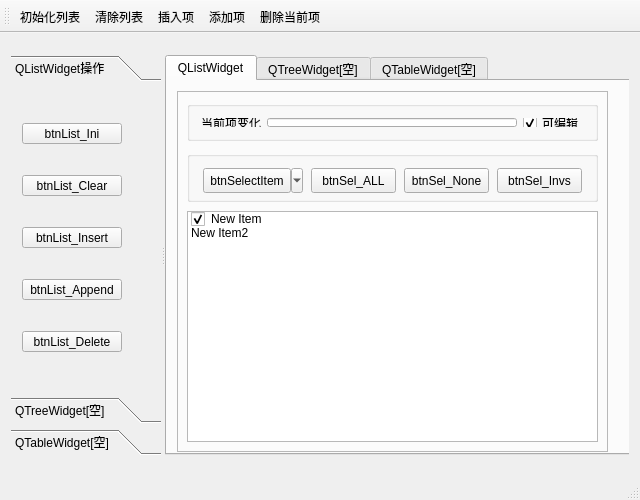
<?xml version="1.0" encoding="UTF-8"?>
<ui version="4.0">
 <class>MainWindow</class>
 <widget class="QMainWindow" name="MainWindow">
  <property name="geometry">
   <rect>
    <x>0</x>
    <y>0</y>
    <width>640</width>
    <height>500</height>
   </rect>
  </property>
  <property name="minimumSize">
   <size>
    <width>640</width>
    <height>500</height>
   </size>
  </property>
  <property name="maximumSize">
   <size>
    <width>643</width>
    <height>500</height>
   </size>
  </property>
  <property name="baseSize">
   <size>
    <width>640</width>
    <height>500</height>
   </size>
  </property>
  <property name="windowTitle">
   <string>MainWindow</string>
  </property>
  <widget class="QWidget" name="centralWidget">
   <layout class="QGridLayout" name="gridLayout">
    <item row="0" column="0">
     <widget class="QSplitter" name="splitter">
      <property name="orientation">
       <enum>Qt::Horizontal</enum>
      </property>
      <widget class="QToolBox" name="toolBox">
       <property name="minimumSize">
        <size>
         <width>150</width>
         <height>0</height>
        </size>
       </property>
       <property name="maximumSize">
        <size>
         <width>150</width>
         <height>16777215</height>
        </size>
       </property>
       <widget class="QWidget" name="page">
        <property name="geometry">
         <rect>
          <x>0</x>
          <y>0</y>
          <width>150</width>
          <height>297</height>
         </rect>
        </property>
        <attribute name="icon">
         <iconset resource="res.qrc">
          <normaloff>:/icons/images/408.bmp</normaloff>:/icons/images/408.bmp</iconset>
        </attribute>
        <attribute name="label">
         <string>QListWidget操作</string>
        </attribute>
        <layout class="QVBoxLayout" name="verticalLayout">
         <item>
          <widget class="QToolButton" name="btnList_Ini">
           <property name="minimumSize">
            <size>
             <width>100</width>
             <height>20</height>
            </size>
           </property>
           <property name="layoutDirection">
            <enum>Qt::LeftToRight</enum>
           </property>
           <property name="text">
            <string>btnList_Ini</string>
           </property>
           <property name="toolButtonStyle">
            <enum>Qt::ToolButtonTextBesideIcon</enum>
           </property>
          </widget>
         </item>
         <item>
          <widget class="QToolButton" name="btnList_Clear">
           <property name="minimumSize">
            <size>
             <width>100</width>
             <height>20</height>
            </size>
           </property>
           <property name="layoutDirection">
            <enum>Qt::LeftToRight</enum>
           </property>
           <property name="text">
            <string>btnList_Clear</string>
           </property>
           <property name="toolButtonStyle">
            <enum>Qt::ToolButtonTextBesideIcon</enum>
           </property>
          </widget>
         </item>
         <item>
          <widget class="QToolButton" name="btnList_Insert">
           <property name="minimumSize">
            <size>
             <width>100</width>
             <height>20</height>
            </size>
           </property>
           <property name="layoutDirection">
            <enum>Qt::LeftToRight</enum>
           </property>
           <property name="text">
            <string>btnList_Insert</string>
           </property>
           <property name="toolButtonStyle">
            <enum>Qt::ToolButtonTextBesideIcon</enum>
           </property>
          </widget>
         </item>
         <item>
          <widget class="QToolButton" name="btnList_Append">
           <property name="minimumSize">
            <size>
             <width>100</width>
             <height>20</height>
            </size>
           </property>
           <property name="layoutDirection">
            <enum>Qt::LeftToRight</enum>
           </property>
           <property name="text">
            <string>btnList_Append</string>
           </property>
           <property name="toolButtonStyle">
            <enum>Qt::ToolButtonTextBesideIcon</enum>
           </property>
          </widget>
         </item>
         <item>
          <widget class="QToolButton" name="btnList_Delete">
           <property name="minimumSize">
            <size>
             <width>100</width>
             <height>20</height>
            </size>
           </property>
           <property name="layoutDirection">
            <enum>Qt::LeftToRight</enum>
           </property>
           <property name="text">
            <string>btnList_Delete</string>
           </property>
           <property name="toolButtonStyle">
            <enum>Qt::ToolButtonTextBesideIcon</enum>
           </property>
          </widget>
         </item>
        </layout>
       </widget>
       <widget class="QWidget" name="page_2">
        <property name="geometry">
         <rect>
          <x>0</x>
          <y>0</y>
          <width>150</width>
          <height>297</height>
         </rect>
        </property>
        <attribute name="icon">
         <iconset resource="res.qrc">
          <normaloff>:/icons/images/410.bmp</normaloff>:/icons/images/410.bmp</iconset>
        </attribute>
        <attribute name="label">
         <string>QTreeWidget[空]</string>
        </attribute>
       </widget>
       <widget class="QWidget" name="page_3">
        <property name="geometry">
         <rect>
          <x>0</x>
          <y>0</y>
          <width>150</width>
          <height>297</height>
         </rect>
        </property>
        <attribute name="icon">
         <iconset resource="res.qrc">
          <normaloff>:/icons/images/412.bmp</normaloff>:/icons/images/412.bmp</iconset>
        </attribute>
        <attribute name="label">
         <string>QTableWidget[空]</string>
        </attribute>
       </widget>
      </widget>
      <widget class="QTabWidget" name="tabWidget">
       <property name="minimumSize">
        <size>
         <width>470</width>
         <height>400</height>
        </size>
       </property>
       <property name="maximumSize">
        <size>
         <width>470</width>
         <height>400</height>
        </size>
       </property>
       <property name="currentIndex">
        <number>0</number>
       </property>
       <widget class="QWidget" name="tab_1">
        <attribute name="title">
         <string>QListWidget</string>
        </attribute>
        <widget class="QFrame" name="frame">
         <property name="geometry">
          <rect>
           <x>10</x>
           <y>10</y>
           <width>431</width>
           <height>361</height>
          </rect>
         </property>
         <property name="frameShape">
          <enum>QFrame::StyledPanel</enum>
         </property>
         <property name="frameShadow">
          <enum>QFrame::Raised</enum>
         </property>
         <widget class="QGroupBox" name="groupBox">
          <property name="geometry">
           <rect>
            <x>10</x>
            <y>10</y>
            <width>411</width>
            <height>40</height>
           </rect>
          </property>
          <property name="title">
           <string/>
          </property>
          <layout class="QHBoxLayout" name="horizontalLayout">
           <item>
            <widget class="QLabel" name="label">
             <property name="text">
              <string>当前项变化</string>
             </property>
            </widget>
           </item>
           <item>
            <widget class="QLineEdit" name="editCurItemText"/>
           </item>
           <item>
            <widget class="QCheckBox" name="chkBoxList_Editable">
             <property name="text">
              <string>可编辑</string>
             </property>
             <property name="checked">
              <bool>true</bool>
             </property>
            </widget>
           </item>
          </layout>
         </widget>
         <widget class="QGroupBox" name="groupBox_2">
          <property name="geometry">
           <rect>
            <x>10</x>
            <y>60</y>
            <width>411</width>
            <height>51</height>
           </rect>
          </property>
          <property name="title">
           <string/>
          </property>
          <layout class="QHBoxLayout" name="horizontalLayout_2">
           <item>
            <widget class="QToolButton" name="btnSelectItem">
             <property name="minimumSize">
              <size>
               <width>100</width>
               <height>25</height>
              </size>
             </property>
             <property name="text">
              <string>btnSelectItem</string>
             </property>
             <property name="popupMode">
              <enum>QToolButton::MenuButtonPopup</enum>
             </property>
             <property name="autoRaise">
              <bool>false</bool>
             </property>
            </widget>
           </item>
           <item>
            <widget class="QToolButton" name="btnSel_ALL">
             <property name="minimumSize">
              <size>
               <width>85</width>
               <height>25</height>
              </size>
             </property>
             <property name="text">
              <string>btnSel_ALL</string>
             </property>
             <property name="toolButtonStyle">
              <enum>Qt::ToolButtonTextBesideIcon</enum>
             </property>
            </widget>
           </item>
           <item>
            <widget class="QToolButton" name="btnSel_None">
             <property name="minimumSize">
              <size>
               <width>85</width>
               <height>25</height>
              </size>
             </property>
             <property name="text">
              <string>btnSel_None</string>
             </property>
             <property name="toolButtonStyle">
              <enum>Qt::ToolButtonTextBesideIcon</enum>
             </property>
            </widget>
           </item>
           <item>
            <widget class="QToolButton" name="btnSel_Invs">
             <property name="minimumSize">
              <size>
               <width>85</width>
               <height>25</height>
              </size>
             </property>
             <property name="text">
              <string>btnSel_Invs</string>
             </property>
             <property name="toolButtonStyle">
              <enum>Qt::ToolButtonTextBesideIcon</enum>
             </property>
            </widget>
           </item>
          </layout>
         </widget>
         <widget class="QListWidget" name="listWidget">
          <property name="geometry">
           <rect>
            <x>10</x>
            <y>120</y>
            <width>411</width>
            <height>231</height>
           </rect>
          </property>
          <item>
           <property name="text">
            <string>New Item</string>
           </property>
           <property name="checkState">
            <enum>Checked</enum>
           </property>
          </item>
          <item>
           <property name="text">
            <string>New Item2</string>
           </property>
           <property name="checkState">
            <enum>Unchecked</enum>
           </property>
           <property name="flags">
            <set>ItemIsEditable|ItemIsDragEnabled|ItemIsUserCheckable|ItemIsEnabled</set>
           </property>
          </item>
         </widget>
        </widget>
       </widget>
       <widget class="QWidget" name="tab_2">
        <attribute name="title">
         <string>QTreeWidget[空]</string>
        </attribute>
       </widget>
       <widget class="QWidget" name="tab_3">
        <attribute name="title">
         <string>QTableWidget[空]</string>
        </attribute>
       </widget>
      </widget>
     </widget>
    </item>
   </layout>
  </widget>
  <widget class="QMenuBar" name="menuBar">
   <property name="geometry">
    <rect>
     <x>0</x>
     <y>0</y>
     <width>640</width>
     <height>23</height>
    </rect>
   </property>
  </widget>
  <widget class="QToolBar" name="mainToolBar">
   <property name="toolButtonStyle">
    <enum>Qt::ToolButtonTextUnderIcon</enum>
   </property>
   <attribute name="toolBarArea">
    <enum>TopToolBarArea</enum>
   </attribute>
   <attribute name="toolBarBreak">
    <bool>true</bool>
   </attribute>
   <addaction name="actList_Ini"/>
   <addaction name="actList_Clear"/>
   <addaction name="actList_Insert"/>
   <addaction name="actList_Append"/>
   <addaction name="actList_Delete"/>
  </widget>
  <widget class="QStatusBar" name="statusBar"/>
  <action name="actList_Append">
   <property name="icon">
    <iconset resource="res.qrc">
     <normaloff>:/icons/images/316.bmp</normaloff>:/icons/images/316.bmp</iconset>
   </property>
   <property name="text">
    <string>添加项</string>
   </property>
   <property name="toolTip">
    <string>添加项</string>
   </property>
   <property name="shortcut">
    <string>Ctrl+A</string>
   </property>
  </action>
  <action name="actList_Ini">
   <property name="icon">
    <iconset resource="res.qrc">
     <normaloff>:/icons/images/128.bmp</normaloff>:/icons/images/128.bmp</iconset>
   </property>
   <property name="text">
    <string>初始化列表</string>
   </property>
   <property name="toolTip">
    <string>初始化列表</string>
   </property>
   <property name="shortcut">
    <string>Ctrl+I</string>
   </property>
  </action>
  <action name="actList_Clear">
   <property name="icon">
    <iconset resource="res.qrc">
     <normaloff>:/icons/images/delete1.bmp</normaloff>:/icons/images/delete1.bmp</iconset>
   </property>
   <property name="text">
    <string>清除列表</string>
   </property>
  </action>
  <action name="actList_Insert">
   <property name="icon">
    <iconset resource="res.qrc">
     <normaloff>:/icons/images/424.bmp</normaloff>:/icons/images/424.bmp</iconset>
   </property>
   <property name="text">
    <string>插入项</string>
   </property>
   <property name="toolTip">
    <string>插入项</string>
   </property>
   <property name="shortcut">
    <string>Ctrl+S</string>
   </property>
  </action>
  <action name="actList_Delete">
   <property name="icon">
    <iconset resource="res.qrc">
     <normaloff>:/icons/images/324.bmp</normaloff>:/icons/images/324.bmp</iconset>
   </property>
   <property name="text">
    <string>删除当前项</string>
   </property>
   <property name="toolTip">
    <string>删除当前项</string>
   </property>
   <property name="shortcut">
    <string>Ctrl+A</string>
   </property>
  </action>
  <action name="actSel_All">
   <property name="text">
    <string>全选</string>
   </property>
   <property name="toolTip">
    <string>全选</string>
   </property>
  </action>
  <action name="actSel_None">
   <property name="text">
    <string>全不选</string>
   </property>
   <property name="toolTip">
    <string>全不选</string>
   </property>
  </action>
  <action name="actSel_Invs">
   <property name="text">
    <string>反选</string>
   </property>
   <property name="toolTip">
    <string>反选</string>
   </property>
  </action>
  <action name="actQuit">
   <property name="icon">
    <iconset resource="res.qrc">
     <normaloff>:/icons/images/exit.bmp</normaloff>:/icons/images/exit.bmp</iconset>
   </property>
   <property name="text">
    <string>退出</string>
   </property>
   <property name="toolTip">
    <string>退出程序</string>
   </property>
  </action>
  <action name="actSelPopMenu">
   <property name="icon">
    <iconset resource="res.qrc">
     <normaloff>:/icons/images/516.bmp</normaloff>:/icons/images/516.bmp</iconset>
   </property>
   <property name="text">
    <string>项选项</string>
   </property>
   <property name="toolTip">
    <string>项选项</string>
   </property>
  </action>
 </widget>
 <layoutdefault spacing="6" margin="11"/>
 <resources>
  <include location="res.qrc"/>
 </resources>
 <connections>
  <connection>
   <sender>actSelPopMenu</sender>
   <signal>triggered()</signal>
   <receiver>actSel_Invs</receiver>
   <slot>trigger()</slot>
   <hints>
    <hint type="sourcelabel">
     <x>-1</x>
     <y>-1</y>
    </hint>
    <hint type="destinationlabel">
     <x>-1</x>
     <y>-1</y>
    </hint>
   </hints>
  </connection>
  <connection>
   <sender>actQuit</sender>
   <signal>triggered()</signal>
   <receiver>MainWindow</receiver>
   <slot>close()</slot>
   <hints>
    <hint type="sourcelabel">
     <x>-1</x>
     <y>-1</y>
    </hint>
    <hint type="destinationlabel">
     <x>315</x>
     <y>246</y>
    </hint>
   </hints>
  </connection>
 </connections>
</ui>
